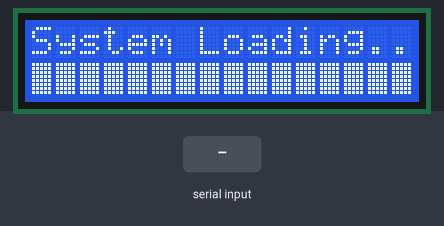
The sketch below on a simulated ESP32. Shown: 16×2 character LCD. The inputs (shaded band) are chosen by the test bench.

Above: at 2.0 s.
At 3.8 s:
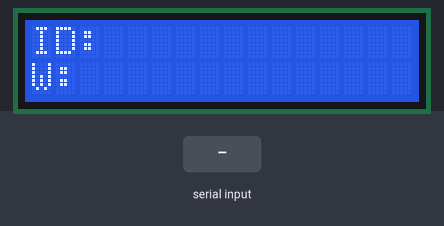
3.9 s: "1" received over the second serial link
At 4.8 s:
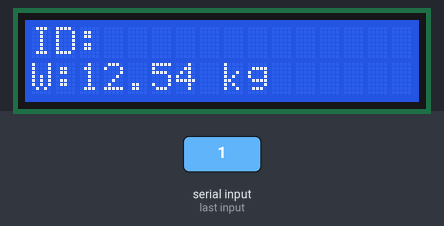
Timing chart, 0 to 6.9 s (numbered marks = the images above; inputs shaded):
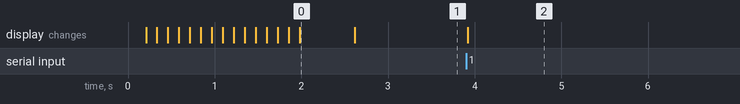

Measured:
- after the input at 3.9 s, the display: changes at once (image 2)
- what the display in image 0 shows lasts 0.6 s, from 2.0 s to 2.6 s

The sketch:

Scanner_Read_Datav2.ino
```cpp
#include <HardwareSerial.h>
#include <Arduino.h>
#include <Wire.h>
#include <LiquidCrystal_I2C.h>

// Set the LCD address to 0x27 for a 16 chars and 2 line display
LiquidCrystal_I2C lcd(0x27, 16, 2);

#define RX_PIN 13 // Change this to the desired RX pin number
#define TX_PIN 14 // Change this to the desired TX pin number

HardwareSerial BarcodeScannerSerial(1); // Use UART1 for barcode scanner

void setup() {
  Serial.begin(115200); // Start the serial monitor
  BarcodeScannerSerial.begin(115200, SERIAL_8N1, RX_PIN, TX_PIN);

  //Initialize the LCD
  lcd.begin(35, 36);

  lcd.setCursor(0,0);
  lcd.print("System Loading...");

  // Display progress bar
  lcd.setCursor(0, 1);
  for (int i = 0; i < 16; i++) {
    lcd.write(0xFF); // Print a solid block
    delay(125); // Adjust this value to control the speed of the progress bar
    lcd.setCursor(i + 1, 1);
  }

  delay(500);
  lcd.clear();
  lcd.print("ID:");
  lcd.setCursor(0,1);
  lcd.print("W:");
}

void loop() {
  const int scannerSerialCharLength = BarcodeScannerSerial.available();
  if (scannerSerialCharLength) {
    const size_t bufferSize = 256;
    char scannerBuffer[bufferSize];
    char terminator = '\0';

    size_t bytesRead = BarcodeScannerSerial.readBytesUntil(terminator, scannerBuffer, scannerSerialCharLength);
    scannerBuffer[bytesRead] = '\0';

    if (scannerBuffer[0] == static_cast<char>(0x80)) {
      scannerBuffer[0] = '\0'; // Clear the buffer by setting the first byte to the null terminator
    } else {
//      // Clear the LCD and set the cursor position to the beginning
      lcd.clear();
      lcd.setCursor(0, 0);

      // Turn on the backlight and print the message from the buffer.
      lcd.backlight();

       // Slide text animation
      int textLength = strlen(scannerBuffer);
      int shiftDelay = 300; // Adjust this value to control the speed of the sliding animation

      if (textLength > 16) {
        // length is 14 as id: occupies first
        for (int i = 0; i <= textLength-14; ++i) {
          lcd.setCursor(0, 0);
          lcd.print("ID:");
          lcd.print(scannerBuffer + i);
          lcd.setCursor(0, 1);
          lcd.print("W:12.54 kg");
          delay(shiftDelay);
        }
      } else {
          lcd.setCursor(0, 0);
          lcd.print("ID:");

          // Create a new string without the last character
          scannerBuffer[textLength-1] = '\0';
          lcd.print(scannerBuffer);

          lcd.setCursor(0, 1);
          lcd.print("W:12.54 kg");
      }

      // Clear the scannerBuffer array
      scannerBuffer[0] = '\0';
    }
  }
}
```
